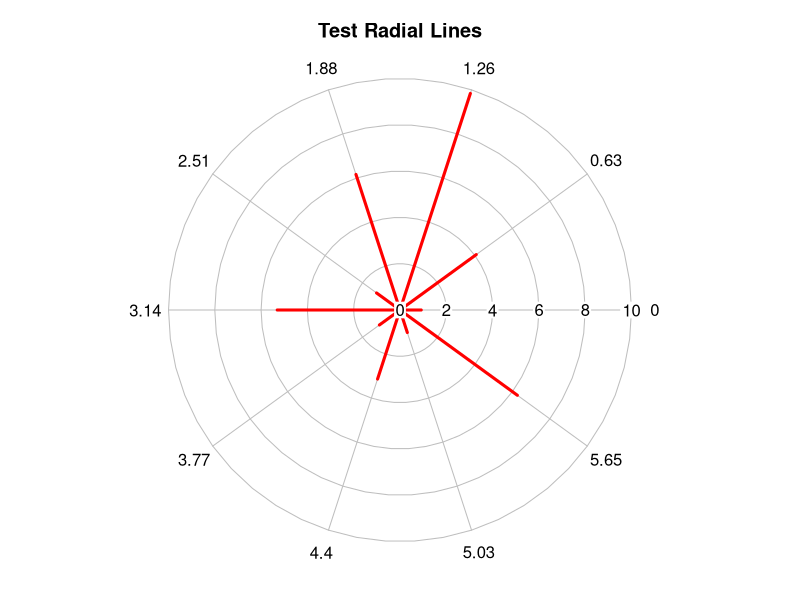
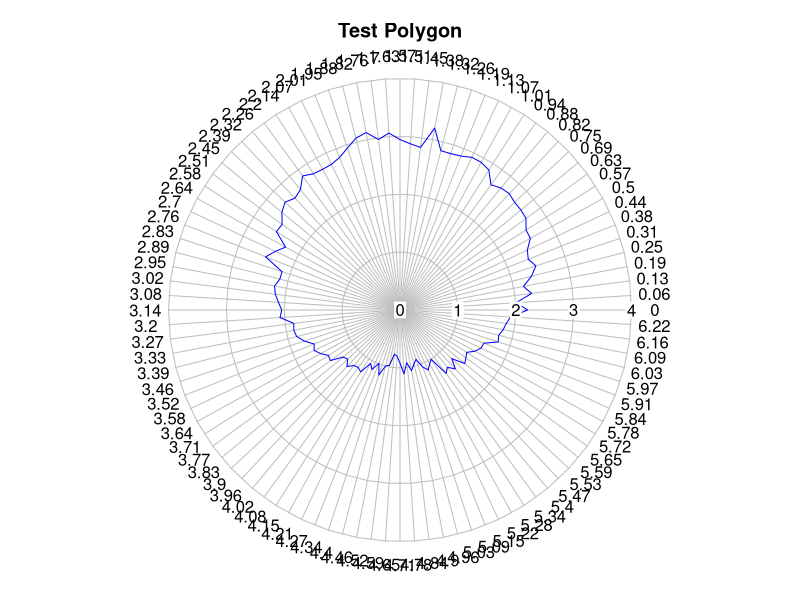
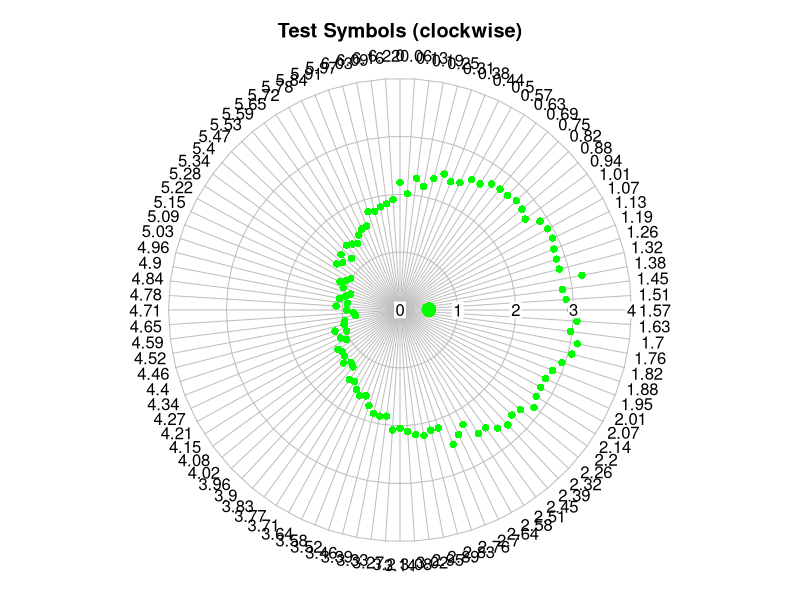
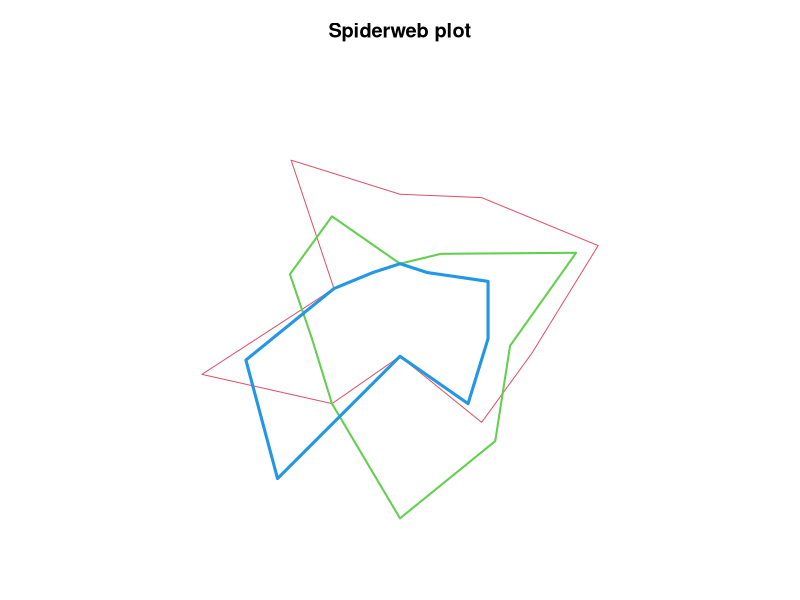
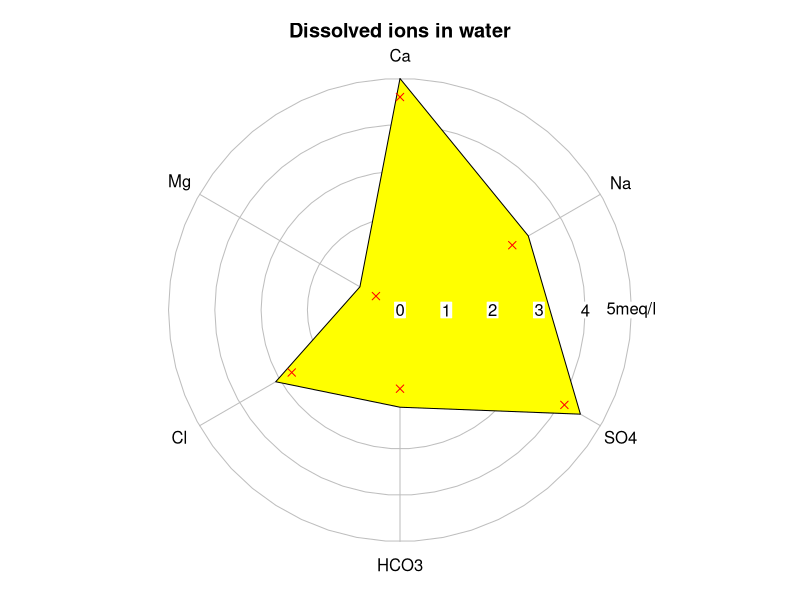
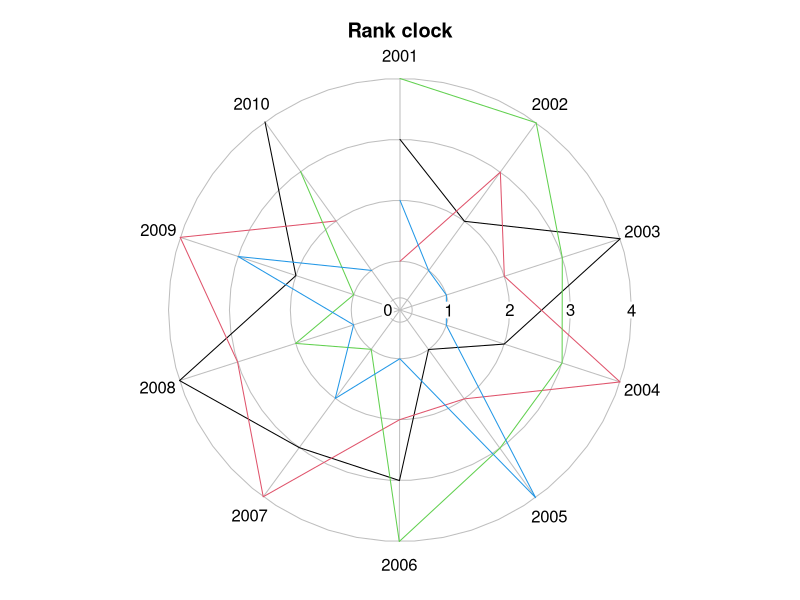

Recreate these plots in R, in order.
## ---- chunk 1

library("plotrix")

 testlen<-runif(10,0,10)
 testpos<-seq(0,18*pi/10,length=10)
 testlab<-letters[1:10]
 oldpar<-radial.plot(testlen,testpos,main="Test Radial Lines",line.col="red",lwd=3)
 testlen<-c(sin(seq(0,1.98*pi,length=100))+2+rnorm(100)/10)
 testpos<-seq(0,1.98*pi,length=100)
 radial.plot(testlen,testpos,rp.type="p",main="Test Polygon",line.col="blue")
 # now do a 12 o'clock start with clockwise positive
 radial.plot(testlen,testpos,start=pi/2,clockwise=TRUE,
  rp.type="s",main="Test Symbols (clockwise)",
  point.symbols=16,point.col="green",show.centroid=TRUE)
 # one without the circular grid and multiple polygons
 # see the "diamondplot" function for variation on this
 posmat<-matrix(sample(2:9,30,TRUE),nrow=3)
 radial.plot(posmat,labels=paste("X",1:10,sep=""),rp.type="p",
  main="Spiderweb plot",line.col=2:4,show.grid=FALSE,lwd=1:3,
  radial.lim=c(0,10))
 # dissolved ions in water
 ions<-c(3.2,5,1,3.1,2.1,4.5)
 ion.names<-c("Na","Ca","Mg","Cl","HCO3","SO4")
 radial.plot(ions,labels=ion.names,rp.type="p",main="Dissolved ions in water",
  grid.unit="meq/l",radial.lim=c(0,5),poly.col="yellow")
 # add points inside the polygon
 radial.plot(ions-0.4,rp.type="s",radial.lim=c(0,5),
  point.symbols=4,point.col="red",add=TRUE)
 radmat<-matrix(c(sample(1:4,4),sample(1:4,4),sample(1:4,4),sample(1:4,4),
  sample(1:4,4),sample(1:4,4),sample(1:4,4),sample(1:4,4),
  sample(1:4,4),sample(1:4,4)),nrow=4)
 # finally a rank clock
 radial.plot(radmat,rp.type="l",radial.pos=seq(0,20*pi/11.1,length.out=10),
  label.pos=seq(0,20*pi/11.1,length.out=10),start=pi/2,clockwise=TRUE,
  labels=2001:2010,radial.lim=c(0.2,4),main="Rank clock")
 par(xpd=oldpar$xpd,mar=oldpar$mar,pty=oldpar$pty)
 # reset the margins
 par(mar=c(5,4,4,2))
